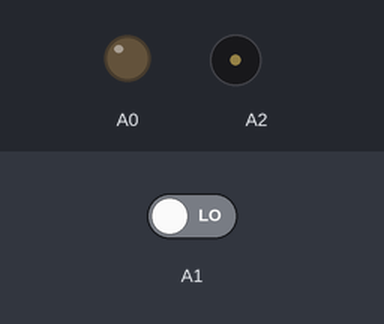
The sketch below on a simulated Arduino Uno, built with avr-gcc and run on an emulated ATmega328P. Shown: output pins drawn as LEDs (lit = HIGH), buzzer (waves = sounding). The inputs (shaded band) are chosen by the test bench; at power-on: A1 LOW.

Above: at 1.2 s.
1.3 s: A1 driven HIGH
At 2.5 s:
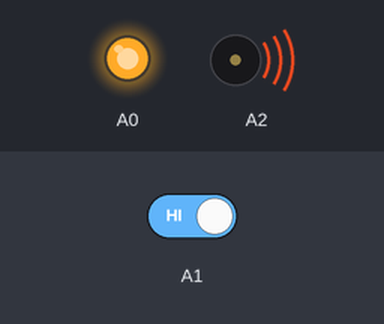
2.8 s: A1 driven LOW
At 3.8 s:
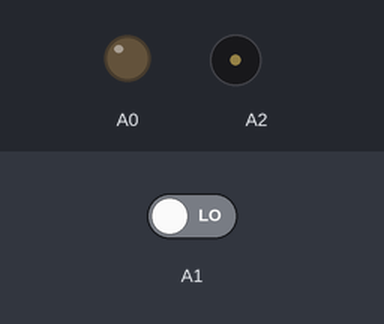
Timing chart, 0 to 5.8 s (numbered marks = the images above; inputs shaded):
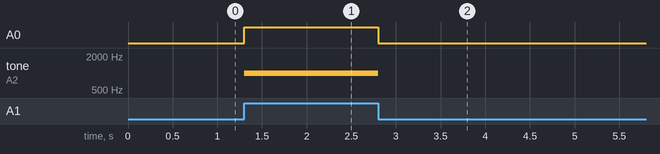

The sketch:

buzzer_stm32.ino
```cpp
void setup() {
  // put your setup code here, to run once:

  pinMode(A0,OUTPUT);
  pinMode(A1,INPUT);
  pinMode(A2,OUTPUT);
}

void loop() {
  // put your main code here, to run repeatedly:
  if(digitalRead(A1)==HIGH)
  {
    tone(A2,1000);
    //delay(1000);
    digitalWrite(A0,HIGH);
  }
  else
  {
    noTone(A2);
    //delay(1000);
    digitalWrite(A0,LOW);
  }
   // delay(1000);
}
```

Measured:
- after the input at 1.3 s, A0: LOW → HIGH at once; tone on A2: silent → 1000 Hz at once
- after the input at 2.8 s, A0: HIGH → LOW at once; tone on A2: 1000 Hz → silent at once
